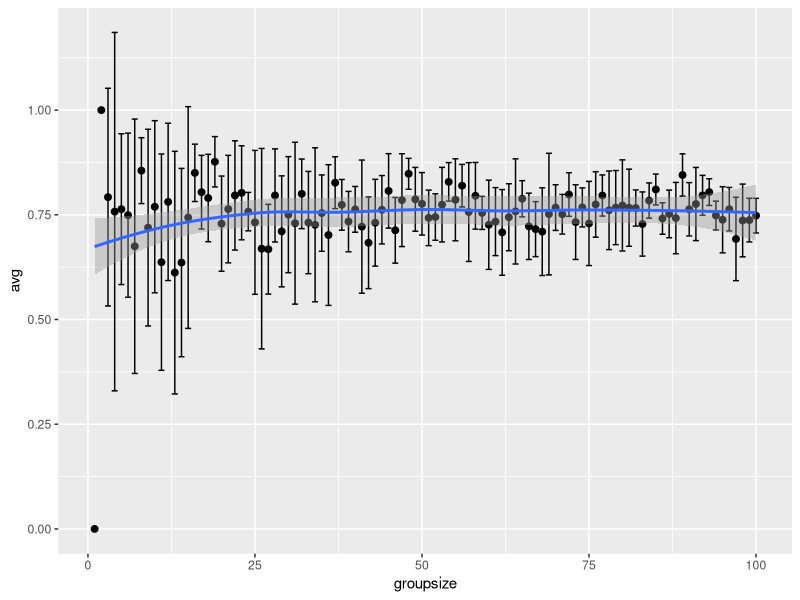
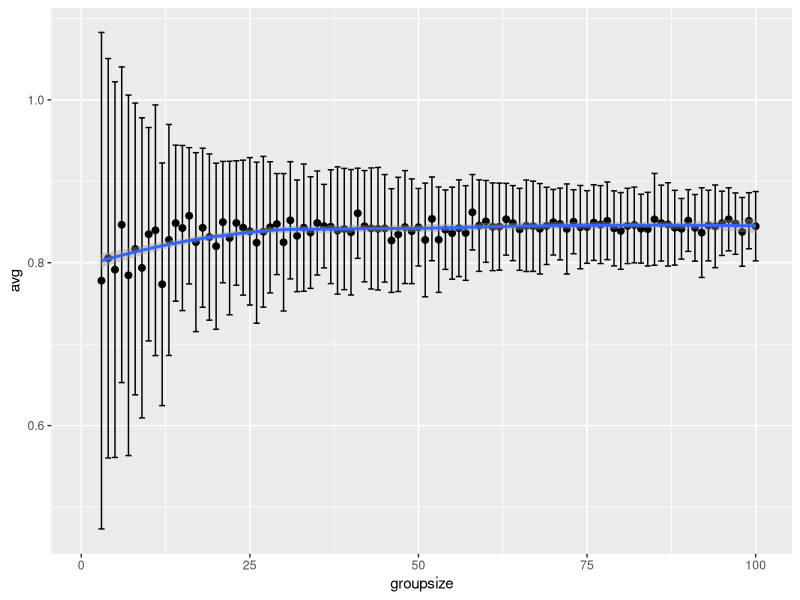

Write R code to recreate these figures, in order.
dat <- read.csv("exploration_app/data/all_data.csv")


# Resample data according to X replicates of Y groups. Calculate mean and sd R^2 values for each group of a given size
#
# df = data frame
# sp = species. string (e.g. "Blackbird")
# mi = minimum group size (default = 1)
# ma = maximum group size (default = 100)
# n = number of replicates (default = 5)
#
# E.g. pTResample(pTarsi.dat, sp = "Blackbird", mi = 1, ma = 100, n = 5)
#
pTResample <- function(df, sp, mi = 1, ma = 100, n = 5){
  
  require(dplyr)
  require(ggplot2)
  
  # Filter by species
  a <- df %>% 
    filter(species == sp) %>%
    select(c(10:11))
  
  # Function to resample data with replacement, with between 1-100 birds per sample and calculate R^2
  #
  # f = dataframe (here, a, above)
  grpResample <- function(f){
    d <- data.frame(groupsize = c(mi:ma), s = NA)
    for(i in nrow(d)){
      for(i in mi:ma){
        a <- f[sample(x = 1:nrow(f), size = i, replace = T), ]
        d$s[i] <- cor(a[,1],a[,2])^2
      }
      return(d)
    }
  }
  
  # Replicate resampling function x times
  r <- replicate(n, grpResample(a))
  
  # Collapse list to dataframe, transposing to preserve row-column structure
  d <- data.frame(t((matrix(unlist(r), nrow=length(r), byrow=T))))
  # Remove odd-numbered rows (group size)
  d <- d[,seq(2,ncol(d),2)]
  
  # Calculte mean and standard deviation across rows
  o <- d %>% mutate(avg = apply(.,1,mean),
                    sd = apply(.,1,sd))
  o$groupsize <- c(mi:ma)
  o[is.na(o)] <- 0
  
  # Plot data
  p <- ggplot(o, aes(x = groupsize, y = avg)) +
    geom_point(size = 2) +
    geom_errorbar(aes(ymin = avg-sd, ymax = avg+sd)) +
    geom_smooth()
  
  l <- list(o,p)
  
  names(l) <- c("data", "plot")
  
  return(l)
}

  
 
n <- pTResample(dat, "Chaffinch", 1, 100, 5)
  

  
n$plot
  
  

bb <- dat %>% 
  filter(species == "Blackbird") %>%
  select(c(10:11))



test <- function(df){
    d <- data.frame(groupsize = c(1:100), s = NA)
    for(i in nrow(d)){
      for(i in 1:100){
    a <- df[sample(x = 1:nrow(df), size = i, replace = T), ]
    d$s[i] <- cor(a[,1],a[,2])^2
    }
    return(d)
}
}

result <- replicate(50, test(bb)) # Replicate resampling x times

df <- data.frame(t((matrix(unlist(result), nrow=length(result), byrow=T)))) # Collapse list to dataframe

df <- df[,seq(2,ncol(df),2)] # Keep data columns

a <- df %>% mutate(avg = apply(.,1,mean),
              sd = apply(.,1,sd)) %>%
  select(c(51:52))
a$groupsize <- c(1:100)


library(ggplot2)
ggplot(a, aes(x = groupsize, y = avg)) +
  geom_point(size = 2) +
  geom_errorbar(aes(ymin = avg-sd, ymax = avg+sd)) +
  geom_smooth()


